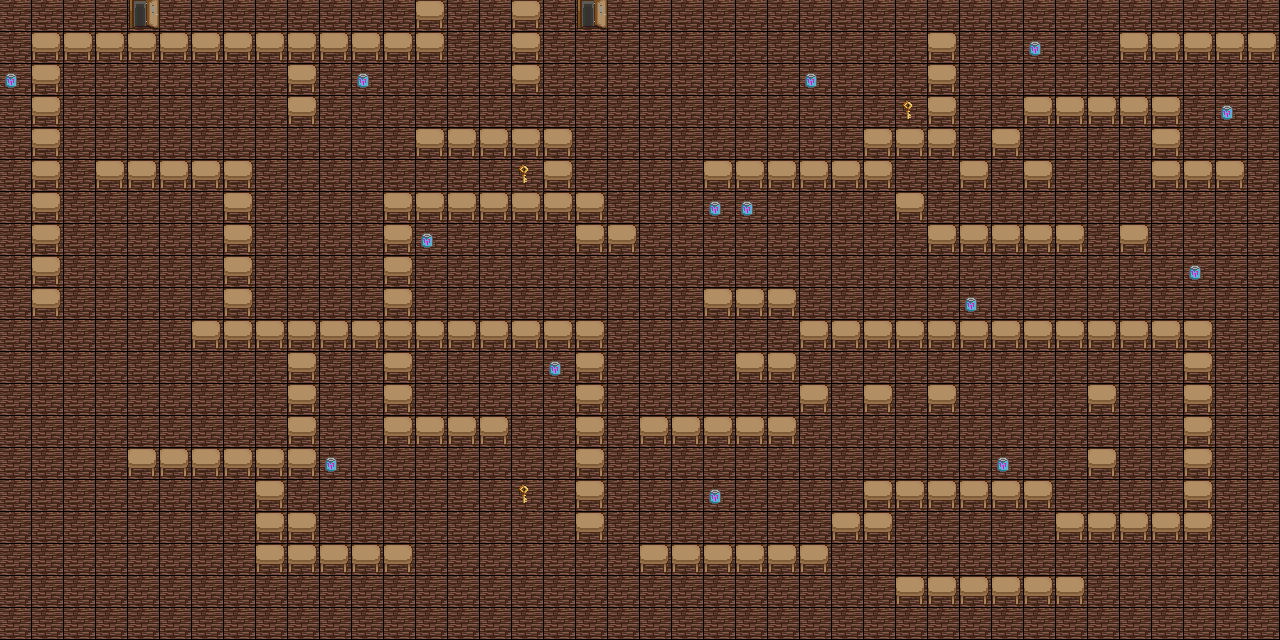

This is a level from a 2D game, rendered from its Tiled map with the project's own tilesets. A one-line summary and the complete map file follow:
An orthogonal 40x20 tile map with 32x32 px tiles, 2 tile layers (Background, Obstacles) and 1 object (SpawnPlayer).

<map version="1.10" tiledversion="1.11.2" orientation="orthogonal" renderorder="right-down" width="40" height="20" tilewidth="32" tileheight="32" infinite="0" nextlayerid="6" nextobjectid="13">
 <tileset firstgid="1" source="tileset.tsx" />
 <layer id="1" name="Background" width="40" height="20">
  <data encoding="csv">
1,1,1,1,1,1,1,1,1,1,1,1,1,1,1,1,1,1,1,1,1,1,1,1,1,1,1,1,1,1,1,1,1,1,1,1,1,1,1,1,
1,1,1,1,1,1,1,1,1,1,1,1,1,1,1,1,1,1,1,1,1,1,1,1,1,1,1,1,1,1,1,1,1,1,1,1,1,1,1,1,
1,1,1,1,1,1,1,1,1,1,1,1,1,1,1,1,1,1,1,1,1,1,1,1,1,1,1,1,1,1,1,1,1,1,1,1,1,1,1,1,
1,1,1,1,1,1,1,1,1,1,1,1,1,1,1,1,1,1,1,1,1,1,1,1,1,1,1,1,1,1,1,1,1,1,1,1,1,1,1,1,
1,1,1,1,1,1,1,1,1,1,1,1,1,1,1,1,1,1,1,1,1,1,1,1,1,1,1,1,1,1,1,1,1,1,1,1,1,1,1,1,
1,1,1,1,1,1,1,1,1,1,1,1,1,1,1,1,1,1,1,1,1,1,1,1,1,1,1,1,1,1,1,1,1,1,1,1,1,1,1,1,
1,1,1,1,1,1,1,1,1,1,1,1,1,1,1,1,1,1,1,1,1,1,1,1,1,1,1,1,1,1,1,1,1,1,1,1,1,1,1,1,
1,1,1,1,1,1,1,1,1,1,1,1,1,1,1,1,1,1,1,1,1,1,1,1,1,1,1,1,1,1,1,1,1,1,1,1,1,1,1,1,
1,1,1,1,1,1,1,1,1,1,1,1,1,1,1,1,1,1,1,1,1,1,1,1,1,1,1,1,1,1,1,1,1,1,1,1,1,1,1,1,
1,1,1,1,1,1,1,1,1,1,1,1,1,1,1,1,1,1,1,1,1,1,1,1,1,1,1,1,1,1,1,1,1,1,1,1,1,1,1,1,
1,1,1,1,1,1,1,1,1,1,1,1,1,1,1,1,1,1,1,1,1,1,1,1,1,1,1,1,1,1,1,1,1,1,1,1,1,1,1,1,
1,1,1,1,1,1,1,1,1,1,1,1,1,1,1,1,1,1,1,1,1,1,1,1,1,1,1,1,1,1,1,1,1,1,1,1,1,1,1,1,
1,1,1,1,1,1,1,1,1,1,1,1,1,1,1,1,1,1,1,1,1,1,1,1,1,1,1,1,1,1,1,1,1,1,1,1,1,1,1,1,
1,1,1,1,1,1,1,1,1,1,1,1,1,1,1,1,1,1,1,1,1,1,1,1,1,1,1,1,1,1,1,1,1,1,1,1,1,1,1,1,
1,1,1,1,1,1,1,1,1,1,1,1,1,1,1,1,1,1,1,1,1,1,1,1,1,1,1,1,1,1,1,1,1,1,1,1,1,1,1,1,
1,1,1,1,1,1,1,1,1,1,1,1,1,1,1,1,1,1,1,1,1,1,1,1,1,1,1,1,1,1,1,1,1,1,1,1,1,1,1,1,
1,1,1,1,1,1,1,1,1,1,1,1,1,1,1,1,1,1,1,1,1,1,1,1,1,1,1,1,1,1,1,1,1,1,1,1,1,1,1,1,
1,1,1,1,1,1,1,1,1,1,1,1,1,1,1,1,1,1,1,1,1,1,1,1,1,1,1,1,1,1,1,1,1,1,1,1,1,1,1,1,
1,1,1,1,1,1,1,1,1,1,1,1,1,1,1,1,1,1,1,1,1,1,1,1,1,1,1,1,1,1,1,1,1,1,1,1,1,1,1,1,
1,1,1,1,1,1,1,1,1,1,1,1,1,1,1,1,1,1,1,1,1,1,1,1,1,1,1,1,1,1,1,1,1,1,1,1,1,1,1,1
</data>
 </layer>
 <layer id="2" name="Obstacles" width="40" height="20">
  <data encoding="csv">
0,0,0,0,7,0,0,0,0,0,0,0,0,6,0,0,6,0,7,0,0,0,0,0,0,0,0,2,2,2,2,2,2,2,2,2,2,2,2,2,
0,6,6,6,6,6,6,6,6,6,6,6,6,6,0,0,6,0,0,0,0,0,0,0,0,0,0,0,0,6,0,0,4,0,0,6,6,6,6,6,
4,6,0,2,2,0,0,0,0,6,0,4,0,0,0,0,6,0,0,0,0,0,0,0,0,4,0,0,0,6,0,0,0,0,0,0,0,0,2,2,
0,6,0,0,0,0,0,0,0,6,0,0,0,0,0,0,0,0,0,0,0,0,0,0,0,0,0,0,3,6,0,0,6,6,6,6,6,0,4,0,
0,6,0,2,0,0,0,0,0,0,0,0,0,6,6,6,6,6,0,0,0,0,0,0,0,0,0,6,6,6,0,6,0,0,2,2,6,2,0,0,
0,6,0,6,6,6,6,6,2,0,0,0,0,2,0,0,3,6,0,0,0,0,6,6,6,6,6,6,0,0,6,2,6,0,0,0,6,6,6,2,
0,6,0,0,0,0,2,6,0,0,0,0,6,6,6,6,6,6,6,0,0,0,4,4,0,0,0,0,6,0,0,0,0,0,0,2,2,2,2,0,
0,6,0,0,2,0,0,6,0,0,0,0,6,4,0,0,0,0,6,6,0,0,0,0,0,0,0,0,0,6,6,6,6,6,0,6,2,0,0,0,
0,6,0,0,0,0,2,6,0,0,0,0,6,0,0,2,0,0,2,0,0,0,0,0,0,0,0,0,0,0,0,0,0,0,0,0,0,4,0,0,
0,6,0,0,0,0,2,6,0,0,0,0,6,2,0,0,0,0,0,0,0,0,6,6,6,0,2,2,0,0,4,0,0,0,2,0,0,0,0,0,
0,0,0,0,0,0,6,6,6,6,6,6,6,6,6,6,6,6,6,0,0,0,0,0,2,6,6,6,6,6,6,6,6,6,6,6,6,6,0,0,
0,0,0,2,0,0,2,0,0,6,0,0,6,0,0,0,0,4,6,0,0,0,2,6,6,0,0,0,0,0,0,0,0,0,0,0,0,6,0,0,
0,0,0,0,0,0,0,0,0,6,0,0,6,0,0,0,0,0,6,0,2,2,0,0,0,6,0,6,0,6,0,0,0,0,6,0,0,6,0,0,
0,0,0,0,0,0,0,0,0,6,0,0,6,6,6,6,0,0,6,2,6,6,6,6,6,0,0,0,0,0,0,0,0,0,0,0,0,6,0,0,
0,0,0,0,6,6,6,6,6,6,4,0,0,0,0,0,0,0,6,0,0,0,0,0,0,0,0,0,0,0,0,4,0,0,6,0,0,6,0,0,
0,0,0,0,0,0,0,0,6,0,0,0,0,0,0,0,3,0,6,0,0,0,4,0,0,0,0,6,6,6,6,6,6,0,0,0,0,6,2,0,
0,0,0,0,0,0,0,0,6,6,0,0,0,0,0,0,0,0,6,0,0,0,0,0,0,0,6,6,0,0,0,0,0,6,6,6,6,6,0,0,
0,0,0,0,2,0,0,0,6,6,6,6,6,0,0,2,2,2,2,0,6,6,6,6,6,6,0,0,0,0,0,0,0,0,0,0,0,0,0,0,
2,0,0,0,0,0,0,0,0,0,0,0,0,0,0,0,0,0,0,0,0,0,0,0,0,0,0,0,6,6,6,6,6,6,0,0,0,0,0,0,
2,0,0,0,0,0,0,0,0,0,0,0,0,0,0,0,0,0,0,0,0,0,0,0,0,0,0,0,0,0,0,0,0,0,0,0,0,0,0,0
</data>
 </layer>
 <objectgroup id="3" name="SpawnPoints">
  <object id="1" name="SpawnPlayer" x="176" y="80" />
 </objectgroup>
 <objectgroup id="4" name="Items" />
 <objectgroup id="5" name="Doors" />
</map>
